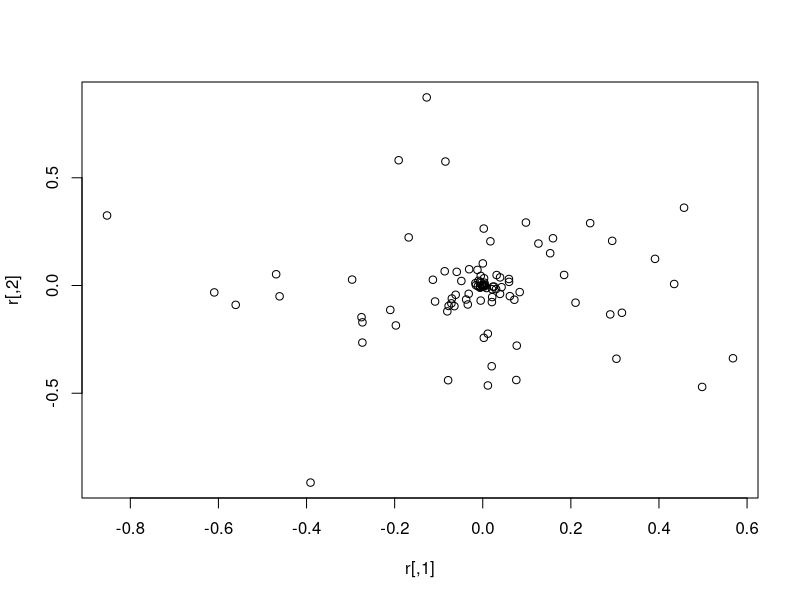
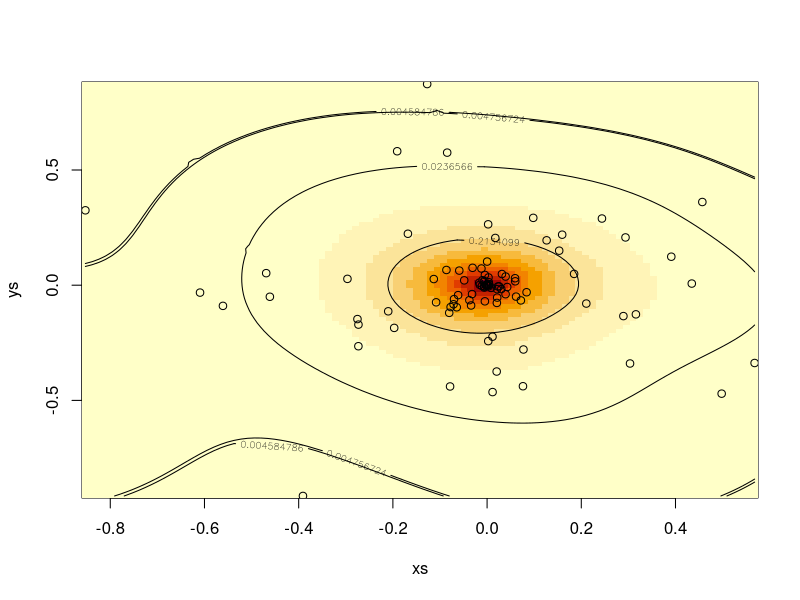

Source code (R) for these figures, in order:
## Test of kernel density clustering

## Formula to comput the distance between two points on the sphere
## with coordinates (phi1, lambda1), (phi2, lambda2)
central.angle <- function(phi1, lambda1, phi2, lambda2) {
  return(acos(sin(phi1)*sin(phi2) + cos(phi1)*cos(phi2)*cos(lambda1-lambda2)))
}

## Metric function - compute the distance from one point (r) to a
## group of points in the rows of the matrix s
metric <- function(r, s) {
  return(central.angle(r[1], r[2], s[,1], s[,2]))
}

cart.to.polar <- function(r) {
  rho <- sqrt(r[,"x"]^2 + r[,"y"]^2)
  phi <- asin(rho - 1)
  lambda <- atan2(r[,"y"], r[,"x"])
  return(cbind(phi=phi, lambda=lambda))
}

polar.to.cart <- function(r) {
  x <- (1 + sin(r[,"phi"]))*cos(r[,"lambda"])
  y <- (1 + sin(r[,"phi"]))*sin(r[,"lambda"])
  return(cbind(x=x, y=y))
}

## Generate some test data
N <- 100                                # Number of points
lambda <- 2*pi*runif(N)                 # Latitudes
phi <- -pi/2 + 0.2*(rnorm(N))^2         # Longitudes

## Bind the lattitudes and longitudes together to create the matrix of
## data points, with one data point on each row
mu <- cbind(phi=phi, lambda=lambda)                

## Project the test data to a polar representation, and plot it
r <- cbind(cos(phi)*cos(lambda), cos(phi)*sin(lambda))
plot(r)

## Kernel function - just a Gaussian
kappa <- function(x, mu, sigma) {
  return(1/sqrt(2*pi)/sigma*exp(-1/2*(metric(x, mu))^2/sigma^2))
}

## Estimate of density at x, given points at mu and a bandwidth of
## sigma
K <- function(x, mu, sigma) {
  return(1/nrow(mu)*sum(kappa(x, mu, sigma)))
}

## Estimate of the log probability of the points mu given a particular
## value of sigma
logP <- function(mu, sigma) {
  ## We get clever here, and define a funtion within a function. This
  ## is the kernel density for data point i if the density is
  ## determined by all the other points. Note that mu[-i,] means all
  ## the rows of mu apart from row i
  logKi <- function(i) {
    return(log(K(mu[i,], mu[-i,], sigma)))
  }

  ## We now pass this function to sapply, which creates a vector of
  ## the result of logKi for every value of i
  return(sum(sapply(1:nrow(mu), logKi)))
}

## Now find the value of sigma that optimises logP
opt <- optimise(function(sigma) {logP(mu, sigma)}, interval=c(0.1, 5),
                maximum=TRUE)
sigma <- opt$maximum

## Now we've found sigma, let's try to estimate and display the
## density over our polar representation of the data points

## First create a grid in Cartesian coordinates
xlim <- range(r[,1])
ylim <- range(r[,2])
xs <- seq(xlim[1], xlim[2], len=100)
ys <- seq(ylim[1], ylim[2], len=101)

## Create grid
gxs <- outer(xs*0, ys, "+")
gys <- outer(xs, ys*0, "+")

## gxs and gys are both 101 by 100 matrixes We now combine both
## matrices as a 101*100 by 2 matrix. The conversion as.vector() goes
## down the columns of the matrices gxs and gys
gc <- cbind(x=as.vector(gxs), y=as.vector(gys))

## Now convert the cartesian coordinates to polar coordinates
gp <- cart.to.polar(gc)

## gcb <- polar.to.cart(gp)

## Make space for the kernel density estimates
gk <- rep(0, nrow(gp))
for (i in 1:nrow(gp)) {
  gk[i] <- K(gp[i,], mu, sigma)
}

## Determine the value of gk that encloses 0.95 of the density
is <- findInterval(1-c(0.95, .9, .75, .5), cumsum(sort(gk))/sum(gk))
klevels <- gk[is]

## Put the estimates back into a matrix. The matrix is filled up
## column-wise, so the matrix elements should match the elements of
## gxs and gys
k <- matrix(gk, 100, 101)
image(xs, ys, k)
points(r)
contour(xs, ys, k, add=TRUE, levels=klevels)
cs <- contourLines(xs, ys, k, levels=klevels)


